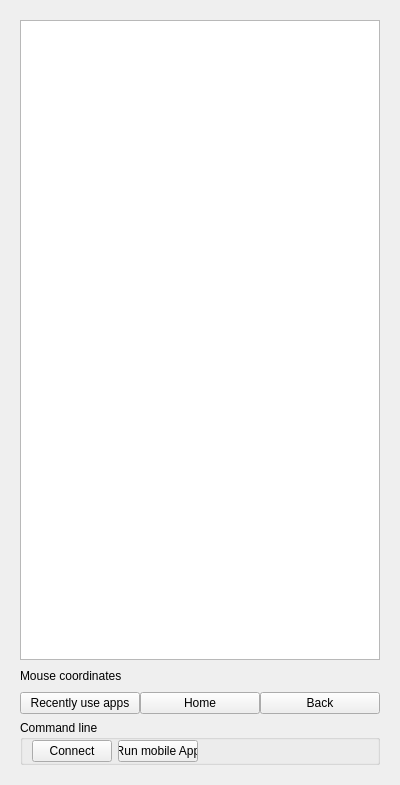
<?xml version="1.0" encoding="UTF-8"?>
<ui version="4.0">
 <class>DeviceScreenWidget</class>
 <widget class="QWidget" name="DeviceScreenWidget">
  <property name="geometry">
   <rect>
    <x>0</x>
    <y>0</y>
    <width>398</width>
    <height>781</height>
   </rect>
  </property>
  <property name="sizePolicy">
   <sizepolicy hsizetype="Expanding" vsizetype="Expanding">
    <horstretch>0</horstretch>
    <verstretch>0</verstretch>
   </sizepolicy>
  </property>
  <property name="mouseTracking">
   <bool>false</bool>
  </property>
  <property name="windowTitle">
   <string>Android device</string>
  </property>
  <layout class="QVBoxLayout" name="verticalLayout_4">
   <item>
    <widget class="QStackedWidget" name="stackedWidget">
     <property name="currentIndex">
      <number>0</number>
     </property>
     <widget class="QWidget" name="page">
      <layout class="QVBoxLayout" name="verticalLayout_3">
       <item>
        <layout class="QVBoxLayout" name="verticalLayout">
         <item>
          <widget class="QGraphicsView" name="playerGraphicsView">
           <property name="minimumSize">
            <size>
             <width>360</width>
             <height>640</height>
            </size>
           </property>
           <property name="verticalScrollBarPolicy">
            <enum>Qt::ScrollBarAsNeeded</enum>
           </property>
          </widget>
         </item>
         <item>
          <layout class="QHBoxLayout" name="mouseCoordLayout">
           <item>
            <widget class="QLabel" name="mouseCoordLabel">
             <property name="minimumSize">
              <size>
               <width>100</width>
               <height>0</height>
              </size>
             </property>
             <property name="text">
              <string>Mouse coordinates</string>
             </property>
            </widget>
           </item>
           <item>
            <spacer name="horizontalSpacer_3">
             <property name="orientation">
              <enum>Qt::Horizontal</enum>
             </property>
             <property name="sizeHint" stdset="0">
              <size>
               <width>40</width>
               <height>20</height>
              </size>
             </property>
            </spacer>
           </item>
          </layout>
         </item>
         <item>
          <widget class="QWidget" name="controlWidget" native="true">
           <layout class="QHBoxLayout" name="horizontalLayout">
            <property name="spacing">
             <number>0</number>
            </property>
            <property name="leftMargin">
             <number>0</number>
            </property>
            <property name="topMargin">
             <number>0</number>
            </property>
            <property name="rightMargin">
             <number>0</number>
            </property>
            <property name="bottomMargin">
             <number>0</number>
            </property>
            <item>
             <widget class="QPushButton" name="recentUsedAppsButton">
              <property name="text">
               <string>Recently use apps</string>
              </property>
             </widget>
            </item>
            <item>
             <widget class="QPushButton" name="homeButton">
              <property name="text">
               <string>Home</string>
              </property>
             </widget>
            </item>
            <item>
             <widget class="QPushButton" name="backButton">
              <property name="text">
               <string>Back</string>
              </property>
             </widget>
            </item>
           </layout>
          </widget>
         </item>
         <item>
          <widget class="QGroupBox" name="cmdGroupBox">
           <property name="title">
            <string>Command line</string>
           </property>
           <layout class="QVBoxLayout" name="verticalLayout_2">
            <property name="leftMargin">
             <number>9</number>
            </property>
            <property name="topMargin">
             <number>0</number>
            </property>
            <property name="bottomMargin">
             <number>0</number>
            </property>
            <item>
             <layout class="QHBoxLayout" name="horizontalLayout_4">
              <item>
               <widget class="QPushButton" name="pushButton">
                <property name="text">
                 <string>Connect</string>
                </property>
               </widget>
              </item>
              <item>
               <widget class="QPushButton" name="adbStartAppButton">
                <property name="maximumSize">
                 <size>
                  <width>80</width>
                  <height>16777215</height>
                 </size>
                </property>
                <property name="text">
                 <string>Run mobile App</string>
                </property>
               </widget>
              </item>
              <item>
               <spacer name="horizontalSpacer">
                <property name="orientation">
                 <enum>Qt::Horizontal</enum>
                </property>
                <property name="sizeHint" stdset="0">
                 <size>
                  <width>40</width>
                  <height>20</height>
                 </size>
                </property>
               </spacer>
              </item>
             </layout>
            </item>
           </layout>
          </widget>
         </item>
        </layout>
       </item>
      </layout>
     </widget>
     <widget class="QWidget" name="page_2">
      <layout class="QHBoxLayout" name="horizontalLayout_2">
       <item>
        <widget class="QGraphicsView" name="playerGraphicsView_2">
         <property name="minimumSize">
          <size>
           <width>0</width>
           <height>0</height>
          </size>
         </property>
         <property name="verticalScrollBarPolicy">
          <enum>Qt::ScrollBarAsNeeded</enum>
         </property>
        </widget>
       </item>
       <item>
        <layout class="QVBoxLayout" name="verticalLayout_7">
         <item>
          <widget class="QWidget" name="controlWidget_2" native="true">
           <layout class="QVBoxLayout" name="verticalLayout_5">
            <property name="spacing">
             <number>0</number>
            </property>
            <property name="leftMargin">
             <number>0</number>
            </property>
            <property name="topMargin">
             <number>0</number>
            </property>
            <property name="rightMargin">
             <number>0</number>
            </property>
            <property name="bottomMargin">
             <number>0</number>
            </property>
            <item>
             <widget class="QPushButton" name="backButton_2">
              <property name="text">
               <string>Back</string>
              </property>
             </widget>
            </item>
            <item>
             <widget class="QPushButton" name="homeButton_2">
              <property name="text">
               <string>Home</string>
              </property>
             </widget>
            </item>
            <item>
             <widget class="QPushButton" name="recentUsedAppsButton_2">
              <property name="text">
               <string>Recently use apps</string>
              </property>
             </widget>
            </item>
           </layout>
          </widget>
         </item>
         <item>
          <layout class="QHBoxLayout" name="mouseCoordLayout_2">
           <item>
            <widget class="QLabel" name="mouseCoordLabel_2">
             <property name="minimumSize">
              <size>
               <width>100</width>
               <height>0</height>
              </size>
             </property>
             <property name="text">
              <string>Mouse coordinates</string>
             </property>
            </widget>
           </item>
           <item>
            <spacer name="horizontalSpacer_4">
             <property name="orientation">
              <enum>Qt::Horizontal</enum>
             </property>
             <property name="sizeHint" stdset="0">
              <size>
               <width>40</width>
               <height>20</height>
              </size>
             </property>
            </spacer>
           </item>
          </layout>
         </item>
         <item>
          <widget class="QGroupBox" name="cmdGroupBox_2">
           <property name="title">
            <string>Command line</string>
           </property>
           <layout class="QVBoxLayout" name="verticalLayout_6">
            <property name="leftMargin">
             <number>9</number>
            </property>
            <property name="topMargin">
             <number>0</number>
            </property>
            <property name="bottomMargin">
             <number>0</number>
            </property>
            <item>
             <layout class="QHBoxLayout" name="horizontalLayout_5">
              <item>
               <widget class="QPushButton" name="pushButton_2">
                <property name="text">
                 <string>Connect</string>
                </property>
               </widget>
              </item>
              <item>
               <widget class="QPushButton" name="adbStartAppButton_2">
                <property name="maximumSize">
                 <size>
                  <width>80</width>
                  <height>16777215</height>
                 </size>
                </property>
                <property name="text">
                 <string>Run mobile App</string>
                </property>
               </widget>
              </item>
              <item>
               <spacer name="horizontalSpacer_2">
                <property name="orientation">
                 <enum>Qt::Horizontal</enum>
                </property>
                <property name="sizeHint" stdset="0">
                 <size>
                  <width>40</width>
                  <height>20</height>
                 </size>
                </property>
               </spacer>
              </item>
             </layout>
            </item>
           </layout>
          </widget>
         </item>
        </layout>
       </item>
      </layout>
      <zorder>layoutWidget</zorder>
      <zorder></zorder>
     </widget>
    </widget>
   </item>
  </layout>
 </widget>
 <resources/>
 <connections/>
</ui>
